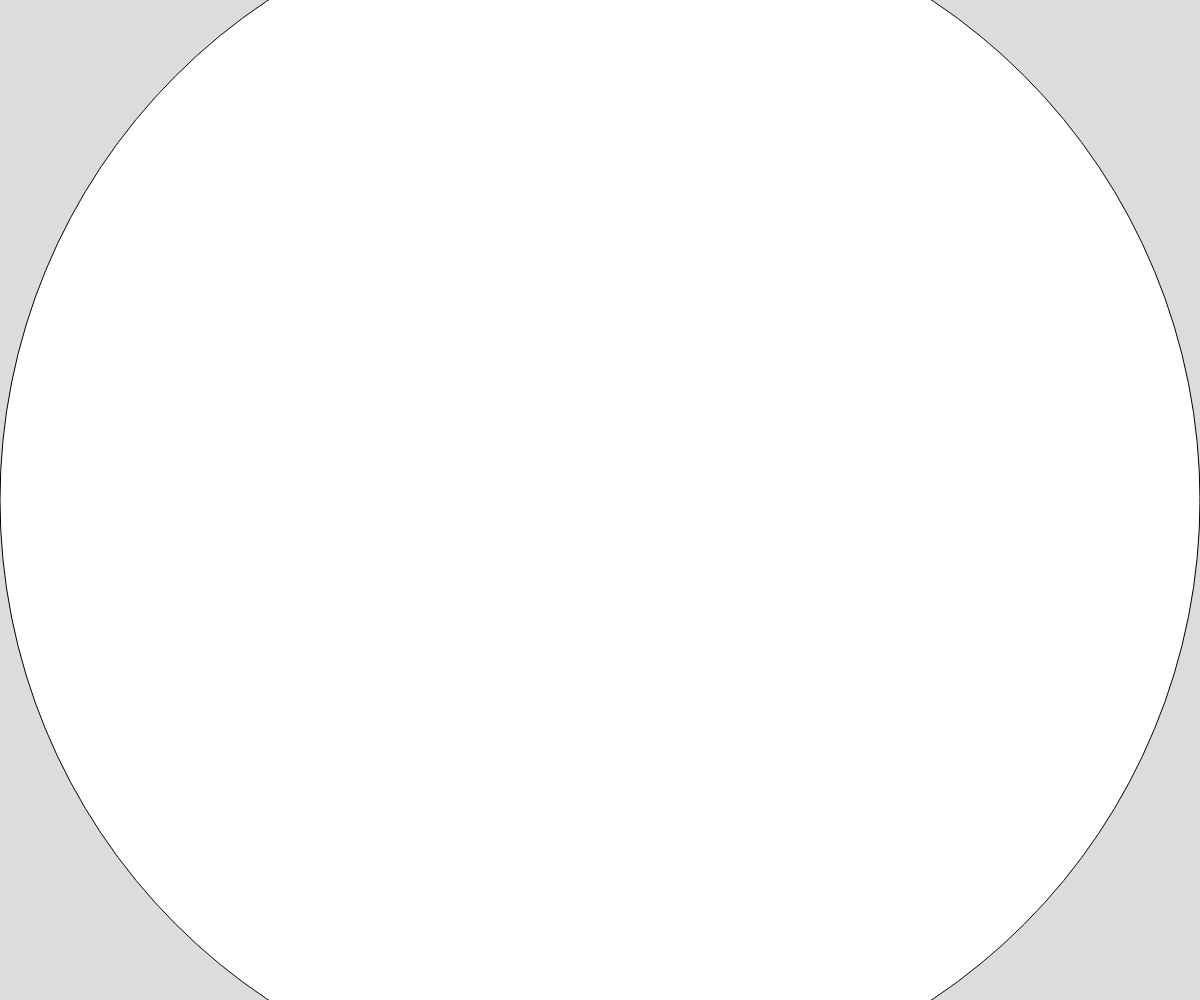
Frame 1 (no input)
Frame 60 (no input): identical to frame 1, image omitted
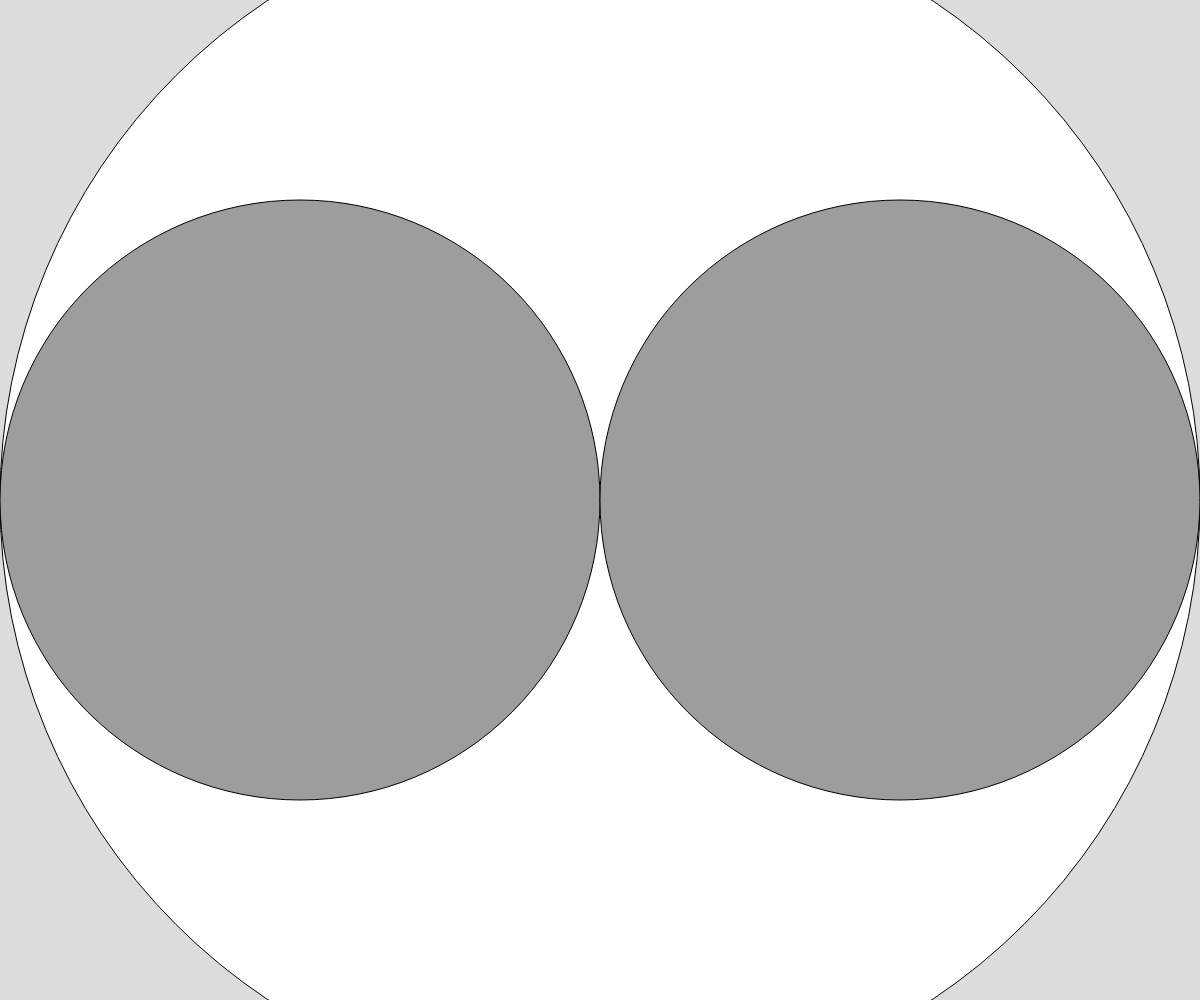
Frame 120 (the mouse pressed at the canvas centre since frame 60)

The p5.js sketch that drew these frames (run headless with seeded random() and noise() and a simulated clock; from frame 60 on, the mouse is pressed at the canvas centre):

// p5.js sketch
// ── sketch.js
// recursive_circle
// Your Name
// Date
//
// Extra for Experts:
// - describe what you did to take this project "above and beyond"


function setup() {
  createCanvas(windowWidth, windowHeight);
}

function draw() {
  background(220);
  drawCircle(windowWidth/2, windowWidth/2);
}


function drawCircle(x,radius){
  let fillColor = map(radius, width/2, 50, 255, 75);
  fill(fillColor);
  circle(x, windowHeight/2, radius * 2);

  let maxRad = map(mouseX,0,width, width/2, 50);
  if (radius > maxRad){
    drawCircle(x - radius/2,radius/2) ;
    drawCircle(x + radius/2, radius /2);
  }
  else{
    return;
  }
}
